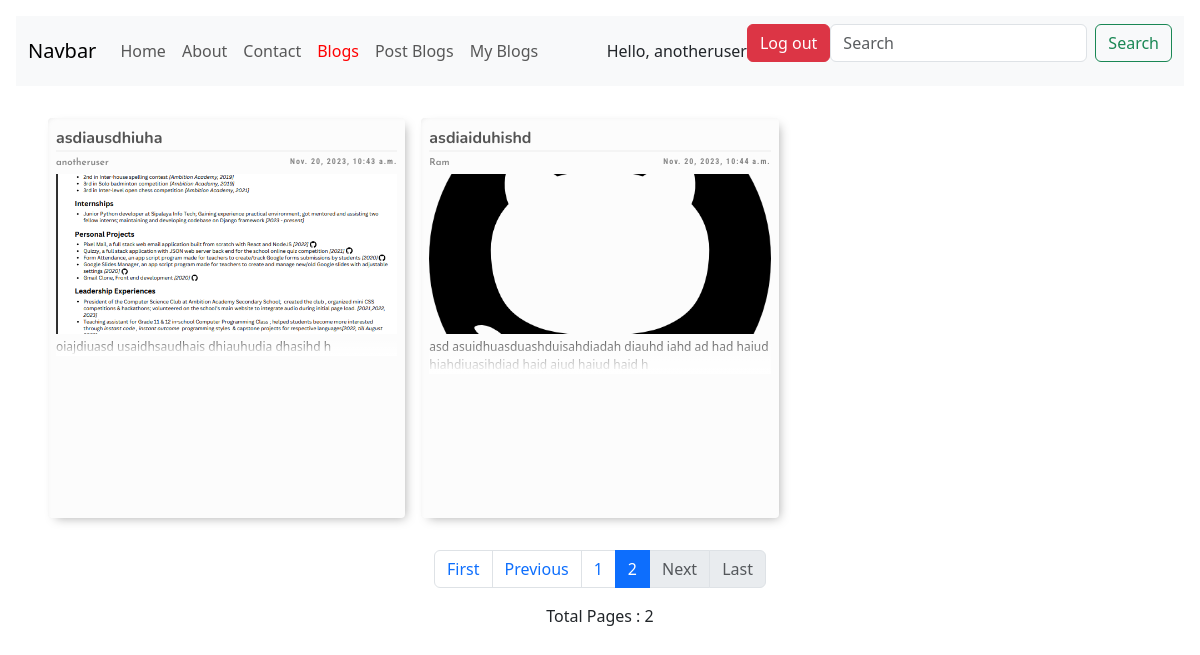
Page /blog/?page=2 (signed in) on the committed database.
### blog_app/models.py (models this page shows)
class BlogModel(models.Model) :
    title = models.CharField(max_length=70 , blank=True)
    image = models.ImageField(upload_to='uploads/' , blank=True)
    content = models.TextField(max_length=3000 , blank = True)
    author = models.ForeignKey(User , on_delete=models.CASCADE)
    timestamp = models.DateTimeField(auto_now_add=True)
    slug = models.CharField(max_length=30 , blank=True)

### blog_app/views.py (the view)
# urls.py: path('blog/' , blog_view , name='blog'),
@login_required(login_url='/')
def blog_view(request: HttpRequest):
    blog_queryset = BlogModel.objects.all()
    paginator = Paginator(blog_queryset , 6)
    page_number = request.GET.get('page')
    page_obj = paginator.get_page(page_number)
    total_pages = paginator.num_pages
    return render(request, 'blog_app/blog.html', {
        'blogs': blog_queryset,
        'page_obj' : page_obj,
        'total_pages' : total_pages,
    })

### blog_app/templates/blog_app/blog.html
{% extends 'blog_app/base.html' %}
{% load static %}
{% block head %}
<link rel="stylesheet" type="text/css" href="{% static 'blog_app/css/blog.css' %}" />
{% endblock head %}
{% block body %}
<div class="blog-wrapper">
    {% for blog in page_obj %}
    <div class="blog-container">
        <span class="blog-title">{{ blog.title }}</span>
        <div class="blog-metadata-wrapper">
            <span class="blog-author">{{ blog.author.first_name }}</span>
            <span class="blog-timestamp">{{ blog.timestamp }}</span>
        </div>
        <div class="blog-img-wrapper">
            <img class="blog-img" src="{% get_media_prefix %}{{ blog.image }}" />
        </div>
        <p class="blog-content"> {{ blog.content|safe|truncatechars_html:300}} </p>
    </div>
    {% endfor %}
</div>
<nav aria-label="Page navigation example">
    <ul class="pagination">
    {% if page_obj.has_previous %}
    <li class="page-item"><a class="page-link" href="?page=1">First</a></li>
    <li class="page-item"><a class="page-link" href="?page={{ page_obj.previous_page_number }}">Previous</a></li>
    {% else %}
    <li class="page-item"><a class="page-link disabled" href="#">First</a></li>
    <li class="page-item"><a class="page-link disabled" href="#">Previous</a></li>
    {% endif %}
    {% for page_number in page_obj.paginator.page_range %}
    {% if page_number <= page_obj.number|add:"2" and page_number >= page_obj.number|add:"-2"%}
    <li class="page-item"><a class="page-link {% if page_number == page_obj.number %}active{% endif %}" href="?page={{ page_number }}">{{ page_number }} </a></li>
    {% endif %}
    {% endfor %}
    {% if page_obj.has_next %}
    <li class="page-item"><a class="page-link" href="?page={{ page_obj.next_page_number }}">Next</a></li>
    <li class="page-item"><a class="page-link" href="?page={{ total_pages }}">Last</a></li>
    {% else %}
    <li class="page-item"><a class="page-link disabled" href="#">Next</a></li>
    <li class="page-item"><a class="page-link disabled" href="#">Last</a></li>
    {% endif %}
    </ul>
</nav>
<p> Total Pages : {{ total_pages }} </p>
{% endblock body %}
{% block blogactive %}
active
{% endblock blogactive %}

### blog_app/templates/blog_app/base.html (shortened to what this page needs)
{% load static %}
<html xmlns="http://www.w3.org/1999/xhtml">
<head>
    <link href="https://cdn.jsdelivr.net/npm/bootstrap@5.3.2/dist/css/bootstrap.min.css" rel="stylesheet"
>
    <link rel="stylesheet" href="{% static 'blog_app\css\base.css' %}">
    {% block head %} {% endblock head %}
</head>
<body>
    <nav class="navbar navbar-expand-lg bg-body-tertiary">
        <div class="container-fluid">
            <a class="navbar-brand" href="#">Navbar</a>
            <div class="collapse navbar-collapse" id="navbarSupportedContent">
                <ul class="navbar-nav me-auto mb-2 mb-lg-0">
                    <li class="nav-item">
                        <a class="nav-link {% block homeactive %}{% endblock homeactive %}" aria-current="page"
                            href="{% url 'home' %}">Home</a>
                    </li>
                    <li class="nav-item">
                        <a class="nav-link {% block aboutactive %}{% endblock aboutactive %}"
                            href="{% url 'about' %}">About</a>
                    </li>
                    <li class="nav-item">
                        <a class="nav-link {% block contactactive %}{% endblock contactactive %}"
                            href="{% url 'contact' %}">Contact</a>
                    </li>
                    <li class="nav-item">
                        <a class="nav-link {% block blogactive %}{% endblock blogactive %}"
                            href="{% url 'blog' %}">Blogs</a>
                    </li>
                    <li class="nav-item">
                        <a class="nav-link {% block blogpostactive %}{% endblock blogpostactive %}"
                            href="{% url 'blog_post' %}">Post Blogs</a>
                    </li>
                    {% if request.user.is_authenticated %}
                        <li class="nav-item">
                            <a class="nav-link {% block myblogsactive %}{% endblock myblogsactive %}"
                                href="#">My Blogs</a>
                        </li>
                    {% endif %}
                </ul>
                {% if request.user.is_authenticated %}
                <span class="user-info">Hello, {{request.user.username}} </span>
                    <form action="{% url 'logout' %}" method="GET">
                        <button class="btn btn-danger">Log out</button>
                    </form>
                {% else %}
                        <button type="button" class="btn btn-dark" data-bs-toggle="modal" data-bs-target="#loginModal">
                            Login
                        </button>
                {% endif %}
                <form class="d-flex" role="search" method="GET" action='{% url 'search' %}'>
                    <input class="form-control me-2" type="search" name='query' placeholder="Search" aria-label="Search">
                    <button class="btn btn-outline-success" type="submit">Search</button>
                  </form>
            </div>
        </div>
    </nav>
    <div class="body-wrapper">
        {% block body %}{% endblock body %}
    </div>
</body>
</html>

### blog_app/static/blog_app/css/base.css (style rules this page uses)
body { padding: 1em; }

### blog_app/static/blog_app/css/blog.css (style rules this page uses)
body { box-sizing : border-box; }
.body-wrapper { display: flex; flex-direction: column; justify-content: center; align-items: center; }
.blog-wrapper { display: grid; grid-template-columns: 1fr 1fr 1fr; gap: 1em; margin: 1em; padding: 1em; }
.blog-container { max-width: clamp(20em , 50vw , 25em); height: 50vh; display: flex; flex-direction: column; gap: 0.25em; padding: 0.5em; border-radius: 4px; background-color: #ccc1; box-shadow: 4px 4px 10px -4px #aaa, 4px 4px 5px -6px inset #80808033; cursor: pointer; transition: transform 200ms ease; }
.blog-title { font-family: 'Nunito', sans-serif; font-weight: bold; color : #000a; border-bottom : 2px solid #8881; }
.blog-metadata-wrapper { display: flex; flex-direction: row; justify-content: space-between; color: #0007; font-weight: bold; }
.blog-timestamp { font-family: 'Roboto Condensed', sans-serif; letter-spacing: 1px; font-size: 0.5em; }
.blog-author { font-family: 'Josefin Sans'; font-weight: 600; font-size: 0.6em; }
.blog-content { position: relative; overflow: hidden; text-overflow: ellipsis; color: #000a; font-size: 12px; }
.blog-content::after { content: ""; position: absolute; bottom: 0; left: 0; right: 0; height: 100%; background: linear-gradient(to bottom, rgba(255, 255, 255, 0), rgba(255, 255, 255, 1)); }
.blog-img-wrapper { width: 100%; height: 10em; object-fit: cover; overflow: hidden; }
.blog-img { object-fit: cover; height: 10em; width: 100%; }

### blog_app/templates/blog_app/base.html (style rules this page uses)
.navbar-nav .nav-item .nav-link.active { color: red; }

### rows in the picture
BlogModel: title "asdiausdhiuha", author.first_name "anotheruser", timestamp "Nov. 20, 2023, 10:43 a.m.", image (picture), content "oiajdiuasd usaidhsaudhais dhiauhudia dhasihd h"
BlogModel: title "asdiaiduhishd", author.first_name "Ram", timestamp "Nov. 20, 2023, 10:44 a.m.", image (picture), content "asd asuidhuasduashduisahdiadah diauhd iahd ad had haiud hiahdiuasihdiad haid aiud haiud haid h"

### other values in the picture
{{ request.user.username }} "anotheruser"
{{ page_number }} "1" "2"
{{ total_pages }} "2"
